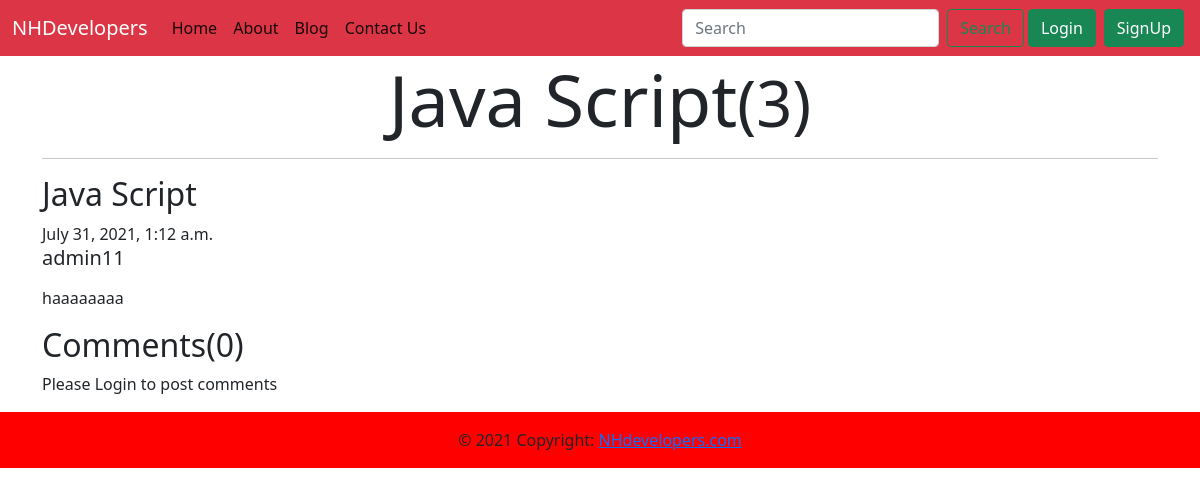
Screenshot of /blog/37 with the database file from the repository.
### vid/models.py (models this page shows, shortened)
class Blog(models.Model):
    title=models.CharField(max_length=50)
    author = models.ForeignKey(User,on_delete=models.CASCADE)
    timestamp=models.DateTimeField(auto_now_add=True)
    desc = models.TextField()
    views = models.IntegerField(default=0)

### vid/views.py (the view)
# urls.py: path( 'blog/<int:id>', views.blogpost,name="blogpost"),
def blogpost(request,id):
    post=Blog.objects.filter(id=id).first()
    post.views = post.views+1
    post.save()
    comments = BlogComment.objects.filter(post=post, parent=None)
    replies = BlogComment.objects.filter(post=post).exclude(parent=None)
    replyDict={}
    for reply in replies:
        if reply.parent.sno not in replyDict.keys():
            replyDict[reply.parent.sno]=[reply]
        else:
            replyDict[reply.parent.sno].append(reply)
    return render(request,'blog/blogpost.html',{'post':post,'comments':comments,'user':request.user,'replyDict':replyDict })

### vid/templates/blog/blogpost.html (shortened to what this page needs)
{% extends 'blog/base.html' %}
{% load humanize %}
{% load getDict %}
{% block body %}
{% load static %}
<div class="container ">
    <h1 class="display-2 text-center">{{post.title}}<span><small>({{post.views}})</small></span>   </h1>
    <hr class="featurette-divider">
    <div class="row featurette">
      <div class="col ">
        <h2 class="featurette-heading"> {{post.title}}</h2> <span>{{post.timestamp}}</span>
           <h5>{{post.author}}</h5>
        <p class="lead">{{post.desc|safe  }}</p>
      </div>
    </div>
  </div>
  <div class="container">
    <h2>Comments({{comments.count}})</h2>
    {% if user.is_authenticated %}
    <form action="/blog/postcomment " method="POST">
      {% csrf_token %}
      <div class="form-group">
        <textarea type="text" name="comment" id="" required class="form-control" placeholder="Enter your comment here."
          aria-describedby="helpId"></textarea>
        <input type="text" name="postSno" hidden value="{{post.id}}" id="" class="form-control" placeholder="text"
          aria-describedby="helpId">
        <input type="text" hidden name="parentSno" hidden value="" id="" class="form-control" aria-describedby="helpId">
      </div>
      <div style="margin-bottom: 34px;">
        <input type="submit" value="Submit" id="" class="btn btn-danger mt-2" placeholder="" aria-describedby="helpId">
      </div>
    </form>
    {% else %}
    <p>Please Login to post comments</p>
    {% endif %}
  </div>
{% endblock body %}

### rows the page displays
Blog: title "Java Script", views "3", timestamp "July 31, 2021, 1:12 a.m.", author "admin11", desc "haaaaaaaa"

### other values shown
{{ comments.count }} "0"
